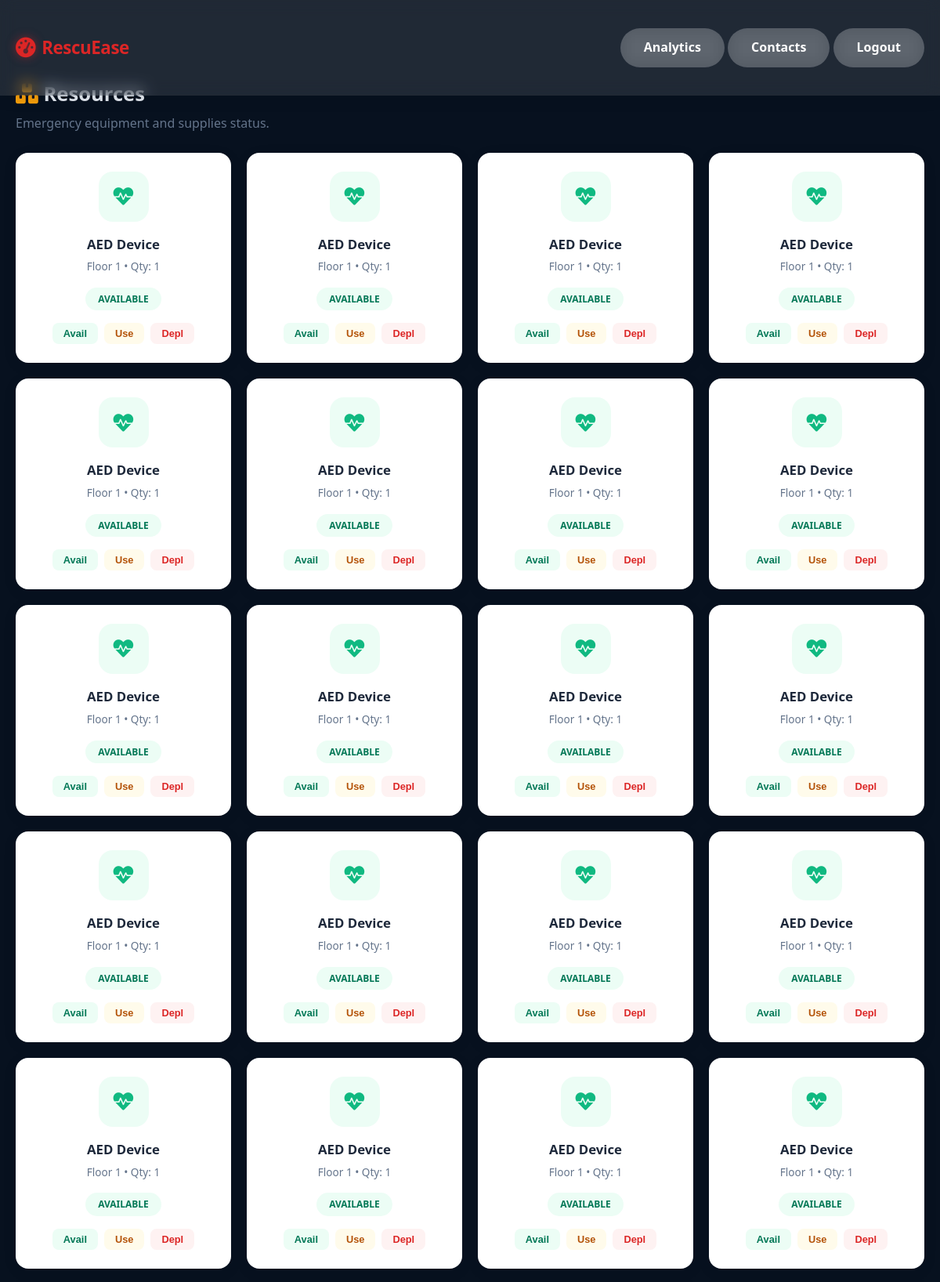
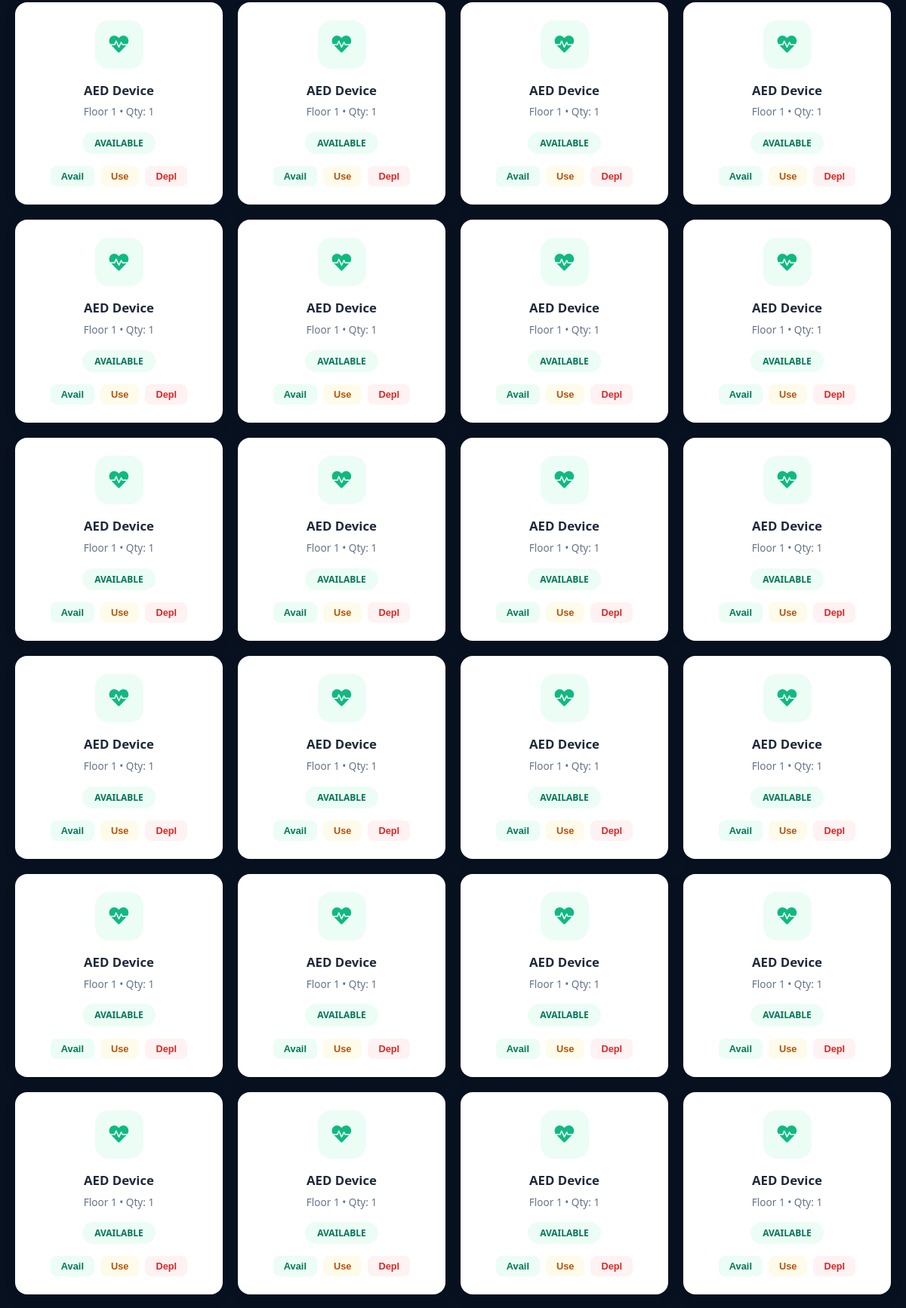
The app's page /resources (signed in, upper part) with its own data (2 pictures, top to bottom).
### tables this page shows
CREATE TABLE resources (
            id INTEGER PRIMARY KEY AUTOINCREMENT,
            resource_name TEXT NOT NULL,
            resource_type TEXT NOT NULL,
            floor_number INTEGER DEFAULT 1,
            room_number TEXT DEFAULT NULL,
            quantity INTEGER DEFAULT 1,
            status TEXT DEFAULT 'available',
            last_checked DATETIME DEFAULT CURRENT_TIMESTAMP
        );

### app.py (the view)
@app.route('/resources')
def resources():
    if 'user_id' not in session:
        return redirect(url_for('login'))
    with get_db_context() as conn:
        cursor = conn.cursor()
        cursor.execute('SELECT * FROM resources ORDER BY floor_number, resource_type')
        resources = cursor.fetchall()
    return render_template('resources.html', resources=resources)

### app.py (called while the page is built)
@app.teardown_appcontext
def close_db_connection(exception):
    close_db(exception)

### utils/db_handler.py (called while the page is built)
@contextmanager
def get_db_context():
    db = sqlite3.connect(DATABASE, detect_types=sqlite3.PARSE_DECLTYPES)
    db.row_factory = sqlite3.Row
    try:
        yield db
    finally:
        db.close()

### templates/resources.html (shortened to what this page needs)
<!DOCTYPE html>
<html lang="en">
<head>
    <link rel="stylesheet" href="{{ url_for('static', filename='css/style.css') }}">
    <link rel="stylesheet" href="https://cdnjs.cloudflare.com/ajax/libs/font-awesome/6.0.0/css/all.min.css">
</head>
<body>
    <header>
        <nav class="container">
            <a href="/dashboard" class="logo"><i class="fas fa-tachometer-alt"></i> RescuEase</a>
            <div>
                <a href="/incident-log" class="btn btn-secondary">Analytics</a>
                <a href="/contacts" class="btn btn-secondary">Contacts</a>
                <a href="/logout" class="btn btn-secondary">Logout</a>
            </div>
        </nav>
    </header>
    <div class="container page-entrance" style="padding-top: 100px;">
        <h1 style="font-size: 1.6rem; margin-bottom: 0.25rem;"><i class="fas fa-boxes" style="color:#f59e0b;"></i> Resources</h1>
        <p style="color: #64748b; margin-bottom: 1.5rem;">Emergency equipment and supplies status.</p>
        <div class="res-grid">
            {% for resource in resources %}
            <div class="res-card">
                <div class="res-icon {% if resource.status == 'available' %}ok{% elif resource.status == 'in-use' %}warn{% else %}crit{% endif %}">
                    <i class="fas fa-{% if resource.resource_type == 'first_aid' %}first-aid{% elif resource.resource_type == 'fire_extinguisher' %}fire-extinguisher{% elif resource.resource_type == 'oxygen' %}wind{% else %}heartbeat{% endif %}"></i>
                </div>
                <h4>{{ resource.resource_name }}</h4>
                <p class="res-meta">Floor {{ resource.floor_number }} &bull; Qty: {{ resource.quantity }}</p>
                <span class="res-status {{ resource.status }}">{{ resource.status | upper }}</span>
                <div class="res-actions">
                    <button onclick="updateResource({{ resource.id }}, 'available')" class="res-btn avail">Avail</button>
                    <button onclick="updateResource({{ resource.id }}, 'in-use')" class="res-btn use">Use</button>
                    <button onclick="updateResource({{ resource.id }}, 'depleted')" class="res-btn depl">Depl</button>
                </div>
            </div>
            {% endfor %}
        </div>
    </div>
</body>
</html>

### static/css/style.css (style rules this page uses)
* { margin: 0; padding: 0; box-sizing: border-box; }
body { font-family: 'Segoe UI', Tahoma, Geneva, Verdana, sans-serif; line-height: 1.6; color: #e2e8f0; background: #07111f; min-height: 100vh; }
.container { max-width: 1200px; margin: 0 auto; padding: 20px; }
header { background: rgba(255,255,255,0.1); backdrop-filter: blur(10px); padding: 1rem 0; position: fixed; width: 100%; top: 0; z-index: 1000; box-shadow: 0 2px 20px rgba(0,0,0,0.1); }
nav { display: flex; justify-content: space-between; align-items: center; }
.logo { font-size: 1.4rem; font-weight: 800; color: #dc2626; text-decoration: none; display: inline-flex; align-items: center; gap: 0.5rem; letter-spacing: -0.02em; }
.logo i { font-size: 1.6rem; animation: logo-pulse 2s ease-in-out infinite; filter: drop-shadow(0 0 6px rgba(220,38,38,0.5)); }
.btn { padding: 12px 30px; border: none; border-radius: 50px; cursor: pointer; font-size: 1rem; font-weight: 600; transition: all 0.3s ease; text-decoration: none; display: inline-block; }
.btn-secondary { background: rgba(255,255,255,0.2); color: white; backdrop-filter: blur(10px); }
.page-entrance > * { animation: fadeInUp 0.5s ease-out forwards; opacity: 0; }
.page-entrance > *:nth-child(1) { animation-delay: 0.05s; }
.page-entrance > *:nth-child(2) { animation-delay: 0.1s; }
.page-entrance > *:nth-child(3) { animation-delay: 0.15s; }

### templates/resources.html (style rules this page uses)
.res-grid { display: grid; grid-template-columns: repeat(auto-fill, minmax(260px, 1fr)); gap: 1.25rem; margin-top: 1.5rem; }
.res-card { background: #ffffff; border-radius: 16px; padding: 1.5rem; box-shadow: 0 4px 20px rgba(0,0,0,0.06); text-align: center; transition: all 0.3s ease; }
.res-icon { width: 64px; height: 64px; border-radius: 18px; display: flex; align-items: center; justify-content: center; font-size: 1.6rem; margin: 0 auto 1rem; }
.res-icon.ok { background: #ecfdf5; color: #10b981; }
.res-card h4 { font-size: 1.05rem; color: #1e293b; margin-bottom: 0.25rem; }
.res-meta { font-size: 0.85rem; color: #64748b; margin-bottom: 1rem; }
.res-status { display: inline-block; padding: 5px 16px; border-radius: 50px; font-size: 0.75rem; font-weight: 700; text-transform: uppercase; margin-bottom: 1rem; }
.res-status.available { background: #ecfdf5; color: #047857; }
.res-actions { display: flex; gap: 0.5rem; justify-content: center; }
.res-btn { padding: 6px 14px; border-radius: 8px; font-size: 0.8rem; font-weight: 600; border: none; cursor: pointer; transition: all 0.2s; }
.res-btn.avail { background: #ecfdf5; color: #047857; }
.res-btn.use { background: #fffbeb; color: #b45309; }
.res-btn.depl { background: #fef2f2; color: #dc2626; }

### records on screen
resources: resource_name "AED Device", floor_number "1", quantity "1", status "AVAILABLE"
resources: resource_name "AED Device", floor_number "1", quantity "1", status "AVAILABLE"
resources: resource_name "AED Device", floor_number "1", quantity "1", status "AVAILABLE"
resources: resource_name "AED Device", floor_number "1", quantity "1", status "AVAILABLE"
resources: resource_name "AED Device", floor_number "1", quantity "1", status "AVAILABLE"
resources: resource_name "AED Device", floor_number "1", quantity "1", status "AVAILABLE"
resources: resource_name "AED Device", floor_number "1", quantity "1", status "AVAILABLE"
resources: resource_name "AED Device", floor_number "1", quantity "1", status "AVAILABLE"
resources: resource_name "AED Device", floor_number "1", quantity "1", status "AVAILABLE"
resources: resource_name "AED Device", floor_number "1", quantity "1", status "AVAILABLE"
resources: resource_name "AED Device", floor_number "1", quantity "1", status "AVAILABLE"
resources: resource_name "AED Device", floor_number "1", quantity "1", status "AVAILABLE"
resources: resource_name "AED Device", floor_number "1", quantity "1", status "AVAILABLE"
resources: resource_name "AED Device", floor_number "1", quantity "1", status "AVAILABLE"
resources: resource_name "AED Device", floor_number "1", quantity "1", status "AVAILABLE"
resources: resource_name "AED Device", floor_number "1", quantity "1", status "AVAILABLE"
resources: resource_name "AED Device", floor_number "1", quantity "1", status "AVAILABLE"
resources: resource_name "AED Device", floor_number "1", quantity "1", status "AVAILABLE"
resources: resource_name "AED Device", floor_number "1", quantity "1", status "AVAILABLE"
resources: resource_name "AED Device", floor_number "1", quantity "1", status "AVAILABLE"
resources: resource_name "AED Device", floor_number "1", quantity "1", status "AVAILABLE"
resources: resource_name "AED Device", floor_number "1", quantity "1", status "AVAILABLE"
resources: resource_name "AED Device", floor_number "1", quantity "1", status "AVAILABLE"
resources: resource_name "AED Device", floor_number "1", quantity "1", status "AVAILABLE"
resources: resource_name "AED Device", floor_number "1", quantity "1", status "AVAILABLE"
resources: resource_name "AED Device", floor_number "1", quantity "1", status "AVAILABLE"
resources: resource_name "AED Device", floor_number "1", quantity "1", status "AVAILABLE"
resources: resource_name "AED Device", floor_number "1", quantity "1", status "AVAILABLE"
resources: resource_name "AED Device", floor_number "1", quantity "1", status "AVAILABLE"
resources: resource_name "AED Device", floor_number "1", quantity "1", status "AVAILABLE"
resources: resource_name "AED Device", floor_number "1", quantity "1", status "AVAILABLE"
resources: resource_name "AED Device", floor_number "1", quantity "1", status "AVAILABLE"
resources: resource_name "AED Device", floor_number "1", quantity "1", status "AVAILABLE"
resources: resource_name "AED Device", floor_number "1", quantity "1", status "AVAILABLE"
resources: resource_name "AED Device", floor_number "1", quantity "1", status "AVAILABLE"
resources: resource_name "AED Device", floor_number "1", quantity "1", status "AVAILABLE"
resources: resource_name "AED Device", floor_number "1", quantity "1", status "AVAILABLE"
resources: resource_name "AED Device", floor_number "1", quantity "1", status "AVAILABLE"
resources: resource_name "AED Device", floor_number "1", quantity "1", status "AVAILABLE"
resources: resource_name "AED Device", floor_number "1", quantity "1", status "AVAILABLE"
resources: resource_name "AED Device", floor_number "1", quantity "1", status "AVAILABLE"
resources: resource_name "AED Device", floor_number "1", quantity "1", status "AVAILABLE"
resources: resource_name "AED Device", floor_number "1", quantity "1", status "AVAILABLE"
resources: resource_name "AED Device", floor_number "1", quantity "1", status "AVAILABLE"
